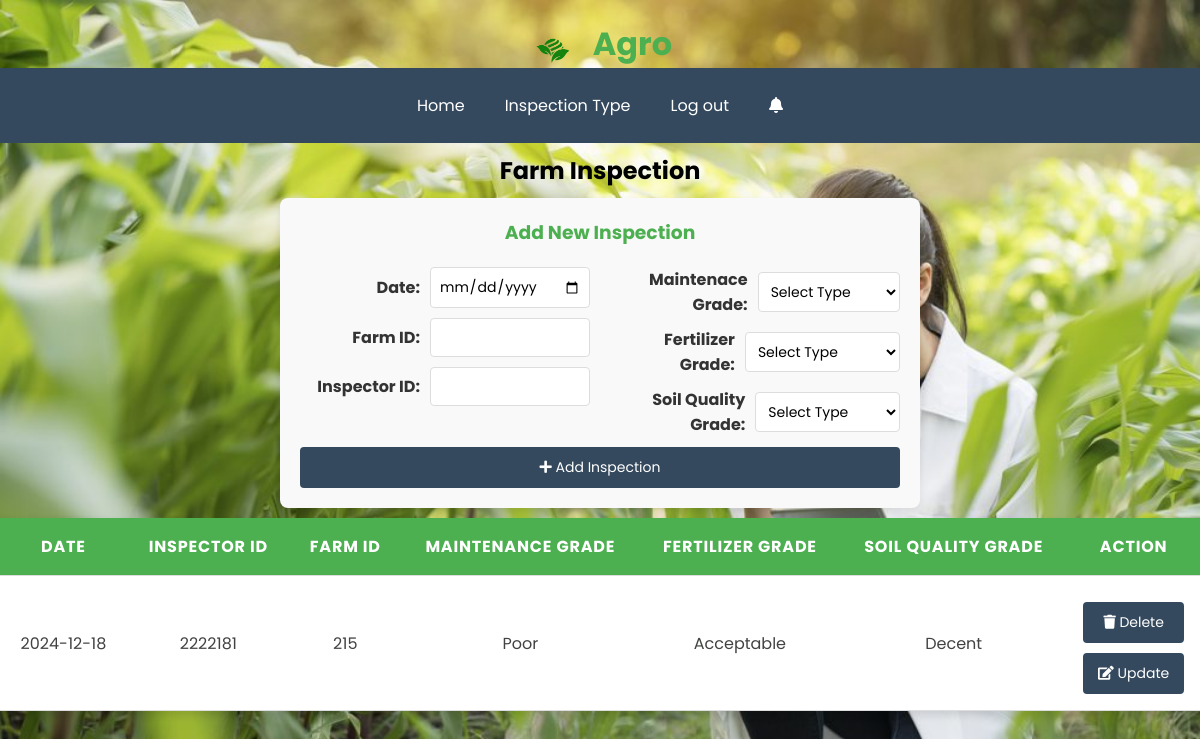
/farm_inspection.php, run on the app's committed database.
### tables this page shows
CREATE TABLE `tblfarminspection` (
  `Inspector ID` int(7) NOT NULL,
  `Farm ID` int(7) NOT NULL,
  `Maintenance Grade` text NOT NULL,
  `Fertilizer Grade` text NOT NULL,
  `Soil Quality Grade` text NOT NULL,
  `Date` date NOT NULL
);

### farm_inspection.php (the view, shortened to what this page needs)
<?php
$host = "localhost";
$user = "root";
$pass = "";
$db = "crud";
$conn = new mysqli($host, $user, $pass, $db);
$sql = "SELECT * FROM tblfarminspection";
$result = $conn->query($sql);
?>
<!DOCTYPE html>
<html lang="en">
<head>
    <link rel="stylesheet" href="inspection_style.css">
    <link rel="stylesheet" href="http://cdnjs.cloudflare.com/ajax/libs/font-awesome/5.8.0/css/all.min.css" />
</head>
<body>
    <header>
        <h1>
            <img src="logo.png" alt="Agro Logo" class="logo-img"> Agro
        </h1>
    </header>
    <nav class="nav">
        <ul>
            <li><a href="inspector.php">Home</a></li>
            <li>
                <a href="#">Inspection Type</a>
            </li>
            <li><a href="login.html">Log out</a></li>
            <li><a href="notifications.html"><i class="fa fa-bell" aria-hidden="true"></i></a></li>
        </ul>
    </nav>
    <div class="dashboard">
        <h2>Farm Inspection</h2>
        <div class="inspection-filters">
            <h3>Add New Inspection</h3>
            <form accept="" method="POST">
                <div class="form-group">
                    <div class="left-column">
                        <div class="input-row">
                            <label for="inspectionDate">Date:</label>
                            <input type="date" id="inspectionDate" name="inspectionDate" required>
                        </div>
                        <div class="input-row">
                            <label for="farmID">Farm ID:</label>
                            <input type="text" id="farmID" name="farmID" required>
                        </div>
                        <div class="input-row">
                            <label for="inspectorID">Inspector ID:</label>
                            <input type="text" id="inspectorID" name="inspectorID" required>
                        </div>
                    </div>
                    <div class="right-column">
                        <div class="input-row">
                            <label for="maintenanceGrade">Maintenace Grade:</label>
                            <select id="maintenanceGrade" name="maintenanceGrade" required>
                                <option disabled selected>Select Type</option>
                            </select>
                        </div>
                        <div class="input-row">
                            <label for="fertilizerGrade">Fertilizer Grade:</label>
                            <select id="fertilizerGrade" name="fertilizerGrade" required>
                                <option disabled selected>Select Type</option>
                            </select>
                        </div>
                        <div class="input-row">
                            <label for="soilQualityGrade">Soil Quality Grade:</label>
                            <select id="soilQualityGrade" name="soilQualityGrade" required>
                                <option disabled selected>Select Type</option>
                            </select>
                        </div>
                    </div>
                </div>
                <button class="btn" type="submit"><i class="fa fa-plus" aria-hidden="true"></i> Add Inspection</button>
            </form>
        </div>
        <div class="table-container">
            <table id="inspectionTable">
                <thead>
                    <tr>
                        <th>Date</th>
                        <th>Inspector ID</th>
                        <th>Farm ID</th>
                        <th>Maintenance Grade</th>
                        <th>Fertilizer Grade</th>
                        <th>Soil Quality Grade</th>
                        <th>Action</th>
                    </tr>
                </thead>
                <tbody id="inspectionTableBody">
                    <?php if ($result->num_rows > 0): ?>
                        <?php while ($row = $result->fetch_assoc()): ?>
                            <tr>
                                <td><?php echo htmlspecialchars($row['Date']); ?></td>
                                <td><?php echo htmlspecialchars($row['Inspector ID']); ?></td>
                                <td><?php echo htmlspecialchars($row['Farm ID']); ?></td>
                                <td><?php echo htmlspecialchars($row['Maintenance Grade']); ?></td>
                                <td><?php echo htmlspecialchars($row['Fertilizer Grade']); ?></td>
                                <td><?php echo htmlspecialchars($row['Soil Quality Grade']); ?></td>
                                <td>
                                    <form method="POST" action="farm_inspection_delete.php">
                                        <button type="submit" name="delete" class="btn"><i class="fa fa-trash" aria-hidden="true"></i> Delete</button>
                                    </form>
                                    <form method="GET" action="farm_inspection_update.php">
                                        <button type="submit" name="update" class="btn"><i class="fas fa-edit" aria-hidden="true"></i> Update</button>
                                    </form>
                                </td>
                            </tr>
                        <?php endwhile; ?>
                    <?php else: ?>
                        <tr>
                            <td colspan="7">No records found</td>
                        </tr>
                    <?php endif; ?>
                </tbody>
            </table>
        </div>
    </body>
</html>

### inspection_style.css (style rules this page uses)
* { padding: 0; margin: 0; box-sizing: border-box; font-family: 'Poppins', sans-serif; }
body { background-image: url('farm_inspector.jpg'); background-size: cover; background-position: center; background-attachment: fixed; color: white; }
.dashboard { text-align: center; text-decoration-color: #000; }
.dashboard h2, .dashboard p { color: #000; margin: 10px; }
header h1 { text-align: center; color: #4CAF50; margin-top: 20px; }
.logo-img { width: 50px; vertical-align: middle; margin-right: 8px; }
.nav { background: #34495e; padding: 10px; display: flex; justify-content: center; position: sticky; top: 0; z-index: 100; }
.nav ul { list-style: none; display: flex; justify-content: center; }
.nav ul li { display: inline-block; position: relative; }
.nav ul li a { display: block; color: #FFF; text-decoration: none; padding: 15px 20px; transition: background-color 0.3s ease; }
.inspection-filters label { color: #010101; }
.inspection-filters { max-width: 640px; margin: 10px auto; padding: 20px; background-color: #f9f9f9; border-radius: 8px; box-shadow: 0px 4px 8px rgba(0, 0, 0, 0.1); }
.inspection-filters h3 { text-align: center; color: #4CAF50; margin-bottom: 20px; }
.form-group { display: flex; gap: 20px; }
.left-column, .right-column { flex: 1; display: flex; flex-direction: column; gap: 10px; }
.input-row { display: flex; align-items: center; gap: 10px; }
.input-row label { font-weight: bold; color: #333; min-width: 120px; text-align: right; }
.inspection-filters label { font-weight: bold; color: #333; }
.inspection-filters input, .inspection-filters select { padding: 8px; font-size: 14px; border: 1px solid #ddd; border-radius: 4px; width: 160px; background-color: #fff; }
.btn { display: inline-block; width: 100%; margin-top: 10px; padding: 10px; font-size: 14px; color: #fff; background-color: #34495e; border: none; border-radius: 4px; cursor: pointer; text-align: center; transition: background-color 0.3s ease; }
.table-container { overflow-x: auto; text-align: center; box-shadow: 0 4px 8px rgba(0, 0, 0, 0.1); }
table { width: 100%; border-collapse: collapse; font-family: Arial, sans-serif; background-color: #ffffff; }
thead { background-color: #4CAF50; color: #ffffff; text-transform: uppercase; font-weight: bold; letter-spacing: 0.05em; }
th { padding: 1rem; text-align: center; border-bottom: 1px solid #ddd; }
td { padding: 1rem; text-align: center; border-bottom: 1px solid #ddd; color: #404340; }
tbody tr { transition: background-color 0.3s ease; }

### data on the page
tblfarminspection: Date "2024-12-18", Inspector ID "2222181", Farm ID "215", Maintenance Grade "Poor", Fertilizer Grade "Acceptable", Soil Quality Grade "Decent"
